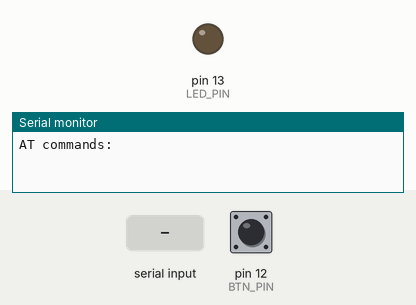
The sketch below on a simulated Arduino Uno, built with avr-gcc and run on an emulated ATmega328P. Parts: output pins drawn as LEDs (lit = HIGH), the last lines printed to the serial monitor. Inputs (shaded band) come from the test bench; at power-on: pin 12 (BTN_PIN) LOW. Random numbers use the default seed unless the sketch sets one.

Above: at 1.2 s.
1.3 s: "ledon\n" received over the second serial link
At 2.4 s:
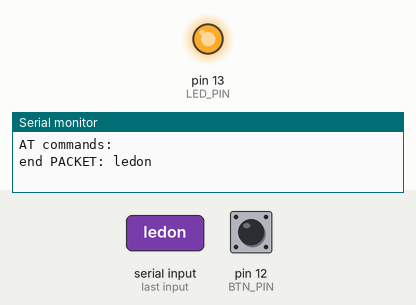
4.3 s: "ledoff\n" received over the second serial link
At 4.7 s:
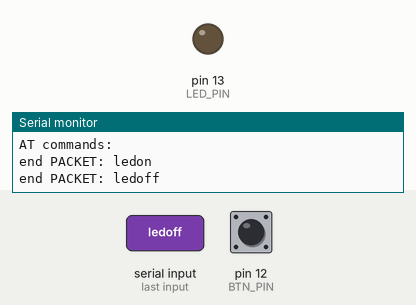
Timing chart, 0 to 7.3 s (numbered marks = the images above; inputs shaded):
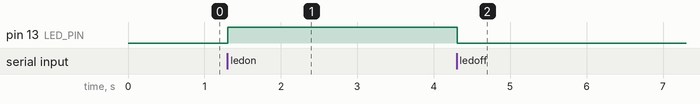

Measured:
- after the input at 1.3 s, pin 13 (LED_PIN): LOW → HIGH at once
- after the input at 4.3 s, pin 13 (LED_PIN): HIGH → LOW at once

The sketch:

BT_IR.ino
```cpp
#include <SoftwareSerial.h>
#include <IRremote.h>

// PIN Setting
const int RX_PIN = 10;
const int TX_PIN = 11;
const int RECV_PIN = 9;
const int BTN_PIN = 12;
const int LED_PIN = 13;
const int BUFFER_SIZE = 128;

SoftwareSerial BTSerial(RX_PIN, TX_PIN); //RX|TX
IRsend irsend;

String incomingData;
char data;
char packetBuffer[BUFFER_SIZE];
uint8_t ReplyBuffer = 1;
int index = 0;
int buttonState = 0;;
boolean isOn = false;

String inputString = "";         // a string to hold incoming data
boolean stringComplete = false;

void setup() {
  Serial.begin(9600);
  while (!Serial); //if it is an Arduino Micro
  BTSerial.begin(9600); // default baud rate 9600
  pinMode(BTN_PIN, INPUT);
  pinMode(LED_PIN, OUTPUT);
  Serial.println("AT commands: ");
}

void loop() {
  Serial.flush();
  buttonState = digitalRead(BTN_PIN);

//  while (!BTSerial.available());
  while (BTSerial.available()) {
    data = (char)BTSerial.read();

    if (data == '\n' || data == '\r' || data == '\0' || data == 0) {
      String str(packetBuffer);
      Serial.println("end PACKET: " + str);
      if (str == "on") {
        isIROn();
      }
      if (str == "ledon") {
        digitalWrite(LED_PIN, HIGH);
      }
      if (str == "ledoff") {
        digitalWrite(LED_PIN, LOW);
      }
      for (int i = 0; i < BUFFER_SIZE; i++) packetBuffer[i] = 0;
      index = 0;
    } else {
      packetBuffer[index++] = data;
    }
    delay(1);
  }

//  if (buttonState == HIGH) {
//    digitalWrite(LED_PIN, HIGH);
//    //    isIROn();
//  } else {
//    digitalWrite(LED_PIN, LOW);
//  }


  /*
    //read from the HM-10 and print in the Serial
    if (BTSerial.available())
    Serial.write(BTSerial.read());
  */
  //read from the Serial and print to the HM-10
  if (Serial.available())
    BTSerial.write(Serial.read());
}

void isIROn() {
  if (!isOn) {
    isOn = true;
    for (int i = 0; i < random(3, 10) ; i++) {
      irsend.sendLG(0x8800347, 28);
    }
  } else {
    isOn = false;
    for (int i = 0; i < random(3, 10) ; i++) {
      irsend.sendLG(0x88C0051, 28);
    }
  }
}
```
